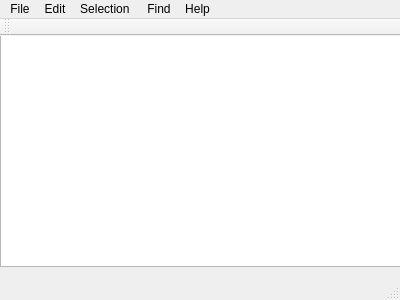
<?xml version="1.0" encoding="UTF-8"?>
<ui version="4.0">
 <class>MainWindow</class>
 <widget class="QMainWindow" name="MainWindow">
  <property name="geometry">
   <rect>
    <x>0</x>
    <y>0</y>
    <width>400</width>
    <height>300</height>
   </rect>
  </property>
  <property name="windowTitle">
   <string>MainWindow</string>
  </property>
  <widget class="QWidget" name="centralWidget">
   <widget class="QTextEdit" name="textEdit">
    <property name="geometry">
     <rect>
      <x>0</x>
      <y>-10</y>
      <width>401</width>
      <height>241</height>
     </rect>
    </property>
   </widget>
  </widget>
  <widget class="QMenuBar" name="menuBar">
   <property name="geometry">
    <rect>
     <x>0</x>
     <y>0</y>
     <width>400</width>
     <height>21</height>
    </rect>
   </property>
   <widget class="QMenu" name="menuFile">
    <property name="title">
     <string>File</string>
    </property>
    <addaction name="actionNew_File"/>
    <addaction name="actionOpen_File"/>
    <addaction name="actionOpen_Folder"/>
    <addaction name="actionExit"/>
   </widget>
   <widget class="QMenu" name="menuEdit">
    <property name="title">
     <string>Edit</string>
    </property>
    <addaction name="actionCopy"/>
    <addaction name="actionCut"/>
    <addaction name="actionPaste"/>
   </widget>
   <widget class="QMenu" name="menuSelection">
    <property name="title">
     <string>Selection </string>
    </property>
   </widget>
   <widget class="QMenu" name="menuFind">
    <property name="title">
     <string>Find</string>
    </property>
    <addaction name="actionFind"/>
    <addaction name="actionFind_Next"/>
    <addaction name="actionFind_Previous"/>
   </widget>
   <widget class="QMenu" name="menuHelp">
    <property name="title">
     <string>Help</string>
    </property>
    <addaction name="actionDocumentation"/>
    <addaction name="actionAbout_Mint"/>
   </widget>
   <addaction name="menuFile"/>
   <addaction name="menuEdit"/>
   <addaction name="menuSelection"/>
   <addaction name="menuFind"/>
   <addaction name="menuHelp"/>
  </widget>
  <widget class="QToolBar" name="mainToolBar">
   <attribute name="toolBarArea">
    <enum>TopToolBarArea</enum>
   </attribute>
   <attribute name="toolBarBreak">
    <bool>false</bool>
   </attribute>
  </widget>
  <widget class="QStatusBar" name="statusBar"/>
  <action name="actionHelp">
   <property name="text">
    <string>Help</string>
   </property>
  </action>
  <action name="actionNew_File">
   <property name="text">
    <string>New File</string>
   </property>
  </action>
  <action name="actionOpen_File">
   <property name="text">
    <string>Open File..</string>
   </property>
  </action>
  <action name="actionOpen_Folder">
   <property name="text">
    <string>Open Folder..</string>
   </property>
  </action>
  <action name="actionCopy">
   <property name="text">
    <string>Copy            Ctrl+C</string>
   </property>
  </action>
  <action name="actionCut">
   <property name="text">
    <string>Cut               Ctrl+X</string>
   </property>
  </action>
  <action name="actionPaste">
   <property name="text">
    <string>Paste            Ctrl+V</string>
   </property>
  </action>
  <action name="actionDocumentation">
   <property name="text">
    <string>Documentation</string>
   </property>
  </action>
  <action name="actionAbout_Mint">
   <property name="text">
    <string>About Mint</string>
   </property>
  </action>
  <action name="actionFind">
   <property name="text">
    <string>Find..</string>
   </property>
  </action>
  <action name="actionFind_Next">
   <property name="text">
    <string>Find Next</string>
   </property>
  </action>
  <action name="actionFind_Previous">
   <property name="text">
    <string>Find Previous</string>
   </property>
  </action>
  <action name="actionExit">
   <property name="text">
    <string>Exit</string>
   </property>
  </action>
 </widget>
 <layoutdefault spacing="6" margin="11"/>
 <resources/>
 <connections/>
</ui>
